Frame 1 (no input): blank canvas, image omitted
Frame 60 (the mouse pressed at the canvas centre just before this capture): blank canvas, image omitted
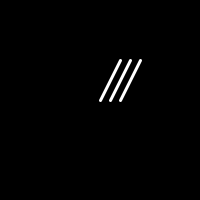
Frame 120 (the mouse held since frame 60 and released just before this capture)

The Processing sketch whose frames 1 and 60 were blank and that drew this single picture after the mouse press (run headless with seeded random() and noise(); from frame 60 on, the mouse is pressed at the canvas centre):

// Processing sketch: processing_139754
// ── processing_139754.pde

int[] x = new int[256];
int[] y = new int[256];
int n = 0;
void mousePressed () {
n = 1;
x[0] = mouseX; y[0] = mouseY;
}
void mouseDragged () {
if (n <256) {
x[n] = mouseX; y[n] = mouseY;
n++;
}
}
void mouseReleased () {
n = 0;
}
void setup () {
size (200 ,200); // Tamanho da janela
strokeWeight (3); // Largura do traço
smooth (); // Arestas mais suaves
}
void diagonais (int x0 , int y0) {
for (int i = 0; i < 3; i++) {
int x = x0 + i*10;
line(x, y0 , x+20, y0 -40);
}
}
void draw () {
background (0);
for (int i = 0; i < n; i++) {
stroke (256+i-n); // Cor progressivamente mais branca
diagonais (x[i],y[i]);
}
}
